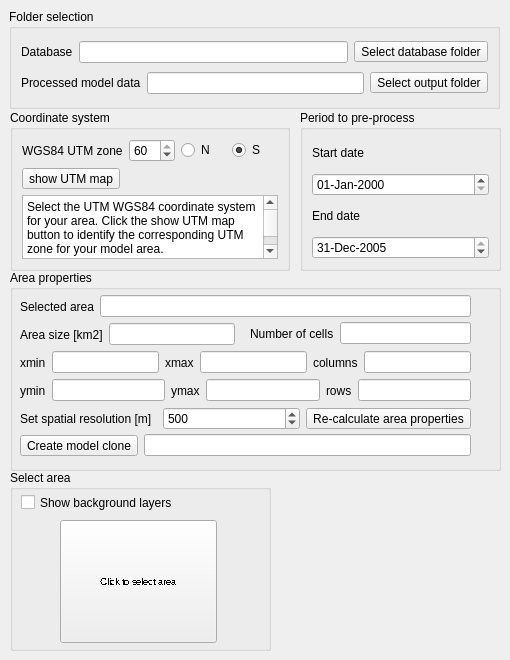
     <widget class="QWidget" name="generalTab">
      <attribute name="title">
       <string>General settings</string>
      </attribute>
      <widget class="QGroupBox" name="foldersGroupBox">
       <property name="geometry">
        <rect>
         <x>9</x>
         <y>9</y>
         <width>491</width>
         <height>100</height>
        </rect>
       </property>
       <property name="title">
        <string>Folder selection</string>
       </property>
       <property name="flat">
        <bool>true</bool>
       </property>
       <layout class="QVBoxLayout" name="verticalLayout_2">
        <item>
         <layout class="QHBoxLayout" name="horizontalLayout_2">
          <item>
           <widget class="QLabel" name="databaseLabel">
            <property name="text">
             <string>Database</string>
            </property>
           </widget>
          </item>
          <item>
           <widget class="QLineEdit" name="databaseLineEdit">
            <property name="readOnly">
             <bool>true</bool>
            </property>
           </widget>
          </item>
          <item>
           <widget class="QToolButton" name="databaseFolderButton">
            <property name="text">
             <string>Select database folder</string>
            </property>
           </widget>
          </item>
         </layout>
        </item>
        <item>
         <layout class="QHBoxLayout" name="horizontalLayout">
          <item>
           <widget class="QLabel" name="processedModelDataLabel">
            <property name="text">
             <string>Processed model data</string>
            </property>
           </widget>
          </item>
          <item>
           <widget class="QLineEdit" name="resultsLineEdit">
            <property name="readOnly">
             <bool>true</bool>
            </property>
           </widget>
          </item>
          <item>
           <widget class="QToolButton" name="resultsFolderButton">
            <property name="text">
             <string>Select output folder</string>
            </property>
           </widget>
          </item>
         </layout>
        </item>
       </layout>
      </widget>
      <widget class="QGroupBox" name="periodProcessGroupBox">
       <property name="geometry">
        <rect>
         <x>300</x>
         <y>110</y>
         <width>201</width>
         <height>161</height>
        </rect>
       </property>
       <property name="title">
        <string>Period to pre-process</string>
       </property>
       <property name="flat">
        <bool>true</bool>
       </property>
       <layout class="QVBoxLayout" name="verticalLayout_17">
        <item>
         <widget class="QLabel" name="startDateLabel">
          <property name="text">
           <string>Start date</string>
          </property>
          <property name="alignment">
           <set>Qt::AlignLeading|Qt::AlignLeft|Qt::AlignVCenter</set>
          </property>
         </widget>
        </item>
        <item>
         <widget class="QDateEdit" name="startDateEdit">
          <property name="displayFormat">
           <string>dd-MMM-yyyy</string>
          </property>
         </widget>
        </item>
        <item>
         <widget class="QLabel" name="endDateLabel">
          <property name="text">
           <string>End date</string>
          </property>
          <property name="alignment">
           <set>Qt::AlignLeading|Qt::AlignLeft|Qt::AlignVCenter</set>
          </property>
         </widget>
        </item>
        <item>
         <widget class="QDateEdit" name="endDateEdit">
          <property name="displayFormat">
           <string>dd-MMM-yyyy</string>
          </property>
          <property name="date">
           <date>
            <year>2005</year>
            <month>12</month>
            <day>31</day>
           </date>
          </property>
         </widget>
        </item>
       </layout>
      </widget>
      <widget class="QGroupBox" name="coordinateSystemGroupBox">
       <property name="geometry">
        <rect>
         <x>10</x>
         <y>110</y>
         <width>280</width>
         <height>161</height>
        </rect>
       </property>
       <property name="title">
        <string>Coordinate system</string>
       </property>
       <property name="flat">
        <bool>true</bool>
       </property>
       <layout class="QVBoxLayout" name="verticalLayout_8">
        <item>
         <layout class="QVBoxLayout" name="verticalLayout_3">
          <item>
           <layout class="QHBoxLayout" name="horizontalLayout_5">
            <item>
             <widget class="QLabel" name="utmLabel">
              <property name="text">
               <string>WGS84 UTM zone</string>
              </property>
             </widget>
            </item>
            <item>
             <widget class="QSpinBox" name="utmSpinBox">
              <property name="minimum">
               <number>1</number>
              </property>
              <property name="maximum">
               <number>60</number>
              </property>
              <property name="value">
               <number>60</number>
              </property>
             </widget>
            </item>
            <item>
             <widget class="QRadioButton" name="utmNRadioButton">
              <property name="text">
               <string>N</string>
              </property>
              <property name="checked">
               <bool>false</bool>
              </property>
             </widget>
            </item>
            <item>
             <widget class="QRadioButton" name="utmSRadioButton">
              <property name="text">
               <string>S</string>
              </property>
              <property name="checked">
               <bool>true</bool>
              </property>
             </widget>
            </item>
           </layout>
          </item>
          <item>
           <widget class="QToolButton" name="showUTMMapButton">
            <property name="text">
             <string>show UTM map</string>
            </property>
           </widget>
          </item>
         </layout>
        </item>
        <item>
         <widget class="QPlainTextEdit" name="utmInfoLineEdit">
          <property name="readOnly">
           <bool>true</bool>
          </property>
          <property name="plainText">
           <string>Select the UTM WGS84 coordinate system for your area. Click the show UTM map
button to identify the corresponding UTM zone for your model area.</string>
          </property>
         </widget>
        </item>
       </layout>
      </widget>
      <widget class="QGroupBox" name="areaPropertiesGroupBox">
       <property name="enabled">
        <bool>true</bool>
       </property>
       <property name="geometry">
        <rect>
         <x>10</x>
         <y>270</y>
         <width>491</width>
         <height>201</height>
        </rect>
       </property>
       <property name="title">
        <string>Area properties</string>
       </property>
       <property name="flat">
        <bool>true</bool>
       </property>
       <widget class="QWidget" name="horizontalLayoutWidget_8">
        <property name="geometry">
         <rect>
          <x>10</x>
          <y>51</y>
          <width>215</width>
          <height>27</height>
         </rect>
        </property>
        <layout class="QHBoxLayout" name="horizontalLayout_9">
         <item>
          <widget class="QLabel" name="areaSizeLabel">
           <property name="text">
            <string>Area size [km2]</string>
           </property>
          </widget>
         </item>
         <item>
          <widget class="QLineEdit" name="areaSizeLineEdit">
           <property name="readOnly">
            <bool>true</bool>
           </property>
          </widget>
         </item>
        </layout>
       </widget>
       <widget class="QWidget" name="horizontalLayoutWidget_9">
        <property name="geometry">
         <rect>
          <x>10</x>
          <y>79</y>
          <width>451</width>
          <height>27</height>
         </rect>
        </property>
        <layout class="QHBoxLayout" name="horizontalLayout_8">
         <item>
          <widget class="QLabel" name="xminLabel">
           <property name="text">
            <string>xmin</string>
           </property>
          </widget>
         </item>
         <item>
          <widget class="QLineEdit" name="xminLineEdit">
           <property name="readOnly">
            <bool>true</bool>
           </property>
          </widget>
         </item>
         <item>
          <widget class="QLabel" name="xmaxLabel">
           <property name="text">
            <string>xmax</string>
           </property>
          </widget>
         </item>
         <item>
          <widget class="QLineEdit" name="xmaxLineEdit">
           <property name="readOnly">
            <bool>true</bool>
           </property>
          </widget>
         </item>
         <item>
          <widget class="QLabel" name="columnsLabel">
           <property name="text">
            <string>columns</string>
           </property>
          </widget>
         </item>
         <item>
          <widget class="QLineEdit" name="columnsLineEdit">
           <property name="readOnly">
            <bool>true</bool>
           </property>
          </widget>
         </item>
        </layout>
       </widget>
       <widget class="QWidget" name="horizontalLayoutWidget_10">
        <property name="geometry">
         <rect>
          <x>10</x>
          <y>107</y>
          <width>451</width>
          <height>27</height>
         </rect>
        </property>
        <layout class="QHBoxLayout" name="horizontalLayout_10">
         <item>
          <widget class="QLabel" name="yminLabel">
           <property name="text">
            <string>ymin</string>
           </property>
          </widget>
         </item>
         <item>
          <widget class="QLineEdit" name="yminLineEdit">
           <property name="readOnly">
            <bool>true</bool>
           </property>
          </widget>
         </item>
         <item>
          <widget class="QLabel" name="ymaxLabel">
           <property name="text">
            <string>ymax</string>
           </property>
          </widget>
         </item>
         <item>
          <widget class="QLineEdit" name="ymaxLineEdit">
           <property name="readOnly">
            <bool>true</bool>
           </property>
          </widget>
         </item>
         <item>
          <widget class="QLabel" name="rowsLabel">
           <property name="text">
            <string>rows</string>
           </property>
          </widget>
         </item>
         <item>
          <widget class="QLineEdit" name="rowsLineEdit">
           <property name="readOnly">
            <bool>true</bool>
           </property>
          </widget>
         </item>
        </layout>
       </widget>
       <widget class="QWidget" name="horizontalLayoutWidget_5">
        <property name="geometry">
         <rect>
          <x>240</x>
          <y>50</y>
          <width>221</width>
          <height>27</height>
         </rect>
        </property>
        <layout class="QHBoxLayout" name="horizontalLayout_6">
         <item>
          <widget class="QLabel" name="numberCellsLabel">
           <property name="text">
            <string>Number of cells</string>
           </property>
          </widget>
         </item>
         <item>
          <widget class="QLineEdit" name="numberCellsLineEdit">
           <property name="readOnly">
            <bool>true</bool>
           </property>
          </widget>
         </item>
        </layout>
       </widget>
       <widget class="QWidget" name="horizontalLayoutWidget_4">
        <property name="geometry">
         <rect>
          <x>10</x>
          <y>135</y>
          <width>451</width>
          <height>27</height>
         </rect>
        </property>
        <layout class="QHBoxLayout" name="horizontalLayout_3">
         <item>
          <widget class="QLabel" name="spatialResolutionLabel">
           <property name="text">
            <string>Set spatial resolution [m]</string>
           </property>
          </widget>
         </item>
         <item>
          <widget class="QSpinBox" name="spatialResolutionSpinBox">
           <property name="maximum">
            <number>100000</number>
           </property>
           <property name="singleStep">
            <number>10</number>
           </property>
           <property name="value">
            <number>500</number>
           </property>
          </widget>
         </item>
         <item>
          <widget class="QToolButton" name="calculateAreaPropsButton">
           <property name="text">
            <string>Re-calculate area properties</string>
           </property>
          </widget>
         </item>
        </layout>
       </widget>
       <widget class="QWidget" name="horizontalLayoutWidget_2">
        <property name="geometry">
         <rect>
          <x>10</x>
          <y>23</y>
          <width>451</width>
          <height>27</height>
         </rect>
        </property>
        <layout class="QHBoxLayout" name="horizontalLayout_11">
         <item>
          <widget class="QLabel" name="selectedAreaMapLabel">
           <property name="text">
            <string>Selected area</string>
           </property>
          </widget>
         </item>
         <item>
          <widget class="QLineEdit" name="selectedAreaMapLineEdit">
           <property name="readOnly">
            <bool>true</bool>
           </property>
          </widget>
         </item>
        </layout>
       </widget>
       <widget class="QWidget" name="horizontalLayoutWidget_3">
        <property name="geometry">
         <rect>
          <x>10</x>
          <y>160</y>
          <width>451</width>
          <height>31</height>
         </rect>
        </property>
        <layout class="QHBoxLayout" name="horizontalLayout_12">
         <item>
          <widget class="QToolButton" name="createModelCloneButton">
           <property name="text">
            <string>Create model clone</string>
           </property>
          </widget>
         </item>
         <item>
          <widget class="QLineEdit" name="cloneLineEdit">
           <property name="readOnly">
            <bool>true</bool>
           </property>
          </widget>
         </item>
        </layout>
       </widget>
      </widget>
      <widget class="QGroupBox" name="selectAreagroupBox">
       <property name="geometry">
        <rect>
         <x>10</x>
         <y>470</y>
         <width>261</width>
         <height>181</height>
        </rect>
       </property>
       <property name="font">
        <font>
         <weight>50</weight>
         <bold>false</bold>
         <underline>false</underline>
        </font>
       </property>
       <property name="autoFillBackground">
        <bool>false</bool>
       </property>
       <property name="title">
        <string>Select area</string>
       </property>
       <property name="flat">
        <bool>true</bool>
       </property>
       <widget class="QToolButton" name="selectAreaButton">
        <property name="geometry">
         <rect>
          <x>50</x>
          <y>50</y>
          <width>157</width>
          <height>123</height>
         </rect>
        </property>
        <property name="palette">
         <palette>
          <active>
           <colorrole role="ButtonText">
            <brush brushstyle="SolidPattern">
             <color alpha="255">
              <red>0</red>
              <green>0</green>
              <blue>0</blue>
             </color>
            </brush>
           </colorrole>
           <colorrole role="Link">
            <brush brushstyle="SolidPattern">
             <color alpha="255">
              <red>0</red>
              <green>0</green>
              <blue>0</blue>
             </color>
            </brush>
           </colorrole>
          </active>
          <inactive>
           <colorrole role="ButtonText">
            <brush brushstyle="SolidPattern">
             <color alpha="255">
              <red>0</red>
              <green>0</green>
              <blue>0</blue>
             </color>
            </brush>
           </colorrole>
           <colorrole role="Link">
            <brush brushstyle="SolidPattern">
             <color alpha="255">
              <red>0</red>
              <green>0</green>
              <blue>0</blue>
             </color>
            </brush>
           </colorrole>
          </inactive>
          <disabled>
           <colorrole role="ButtonText">
            <brush brushstyle="SolidPattern">
             <color alpha="255">
              <red>120</red>
              <green>120</green>
              <blue>120</blue>
             </color>
            </brush>
           </colorrole>
           <colorrole role="Link">
            <brush brushstyle="SolidPattern">
             <color alpha="255">
              <red>0</red>
              <green>0</green>
              <blue>0</blue>
             </color>
            </brush>
           </colorrole>
          </disabled>
         </palette>
        </property>
        <property name="font">
         <font>
          <family>MS Shell Dlg 2</family>
          <pointsize>7</pointsize>
          <weight>50</weight>
          <italic>false</italic>
          <bold>false</bold>
          <underline>false</underline>
          <stylestrategy>NoAntialias</stylestrategy>
         </font>
        </property>
        <property name="cursor">
         <cursorShape>PointingHandCursor</cursorShape>
        </property>
        <property name="mouseTracking">
         <bool>false</bool>
        </property>
        <property name="autoFillBackground">
         <bool>true</bool>
        </property>
        <property name="text">
         <string>Click to select area</string>
        </property>
        <property name="icon">
         <iconset resource="resources.qrc">
          <normaloff>:/plugins/SphyPlugin/images/select_area.png</normaloff>:/plugins/SphyPlugin/images/select_area.png</iconset>
        </property>
        <property name="iconSize">
         <size>
          <width>150</width>
          <height>150</height>
         </size>
        </property>
        <property name="toolButtonStyle">
         <enum>Qt::ToolButtonTextUnderIcon</enum>
        </property>
       </widget>
       <widget class="QCheckBox" name="showBackgroundMapcheckBox">
        <property name="geometry">
         <rect>
          <x>11</x>
          <y>24</y>
          <width>158</width>
          <height>17</height>
         </rect>
        </property>
        <property name="text">
         <string>Show background layers</string>
        </property>
       </widget>
       <zorder>showBackgroundMapcheckBox</zorder>
       <zorder>selectAreaButton</zorder>
      </widget>
      <widget class="QLabel" name="label_4">
       <property name="geometry">
        <rect>
         <x>280</x>
         <y>480</y>
         <width>181</width>
         <height>171</height>
        </rect>
       </property>
       <property name="text">
        <string/>
       </property>
       <property name="pixmap">
        <pixmap resource="resources.qrc">:/plugins/SphyPlugin/images/icon.png</pixmap>
       </property>
       <property name="scaledContents">
        <bool>true</bool>
       </property>
       <property name="wordWrap">
        <bool>false</bool>
       </property>
      </widget>
     </widget>
